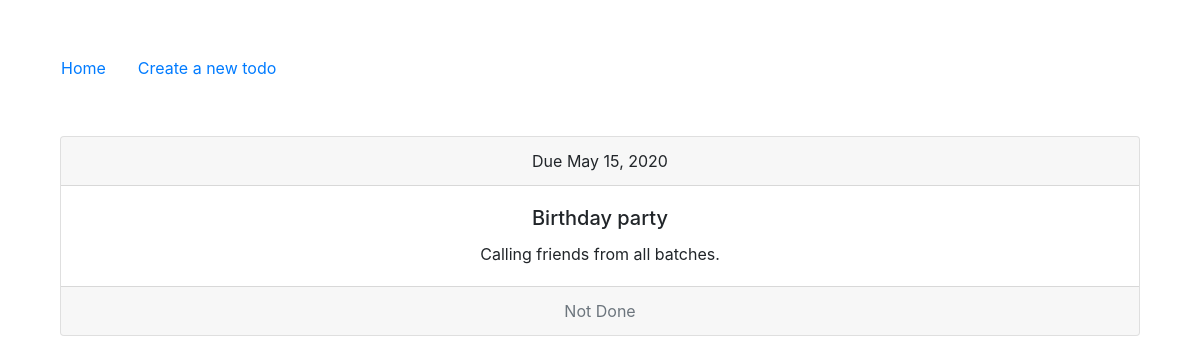
The page /todo/7/ on the database its author committed.
### main/models.py (models this page shows, shortened)
class Todo(models.Model):
    title = models.CharField(max_length=255)
    due_date = models.DateField()
    done = models.BooleanField(default=False)
    description = models.TextField()

### main/views.py (the view)
# urls.py: path('todo/<int:pk>/', TodoDetailView.as_view(), name='todo_detail'),
class TodoDetailView(DetailView):
    model = Todo

### main/templates/main/todo_detail.html (shortened to what this page needs)
{% extends 'main/base.html' %}
{% block main_content %}
<div class="container">
    <div class="card text-center">
        <div class="card-header">
        Due {{ todo.due_date }}
        </div>
        <div class="card-body">
        <h5 class="card-title">{{ todo.title }}</h5>
        <p class="card-text">{{ todo.description }}</p>
        </div>
        <div class="card-footer text-muted">
        {% if not todo.done %}Not {% endif %}Done
        </div>
    </div>
</div>
{% endblock main_content %}

### rows shown on the page
Todo: due_date "May 15, 2020", title "Birthday party", description "Calling friends from all batches."
